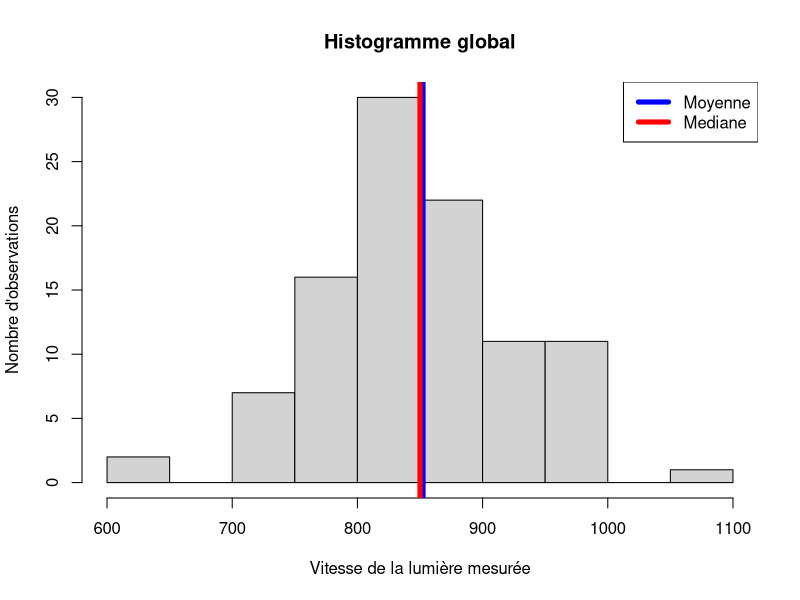
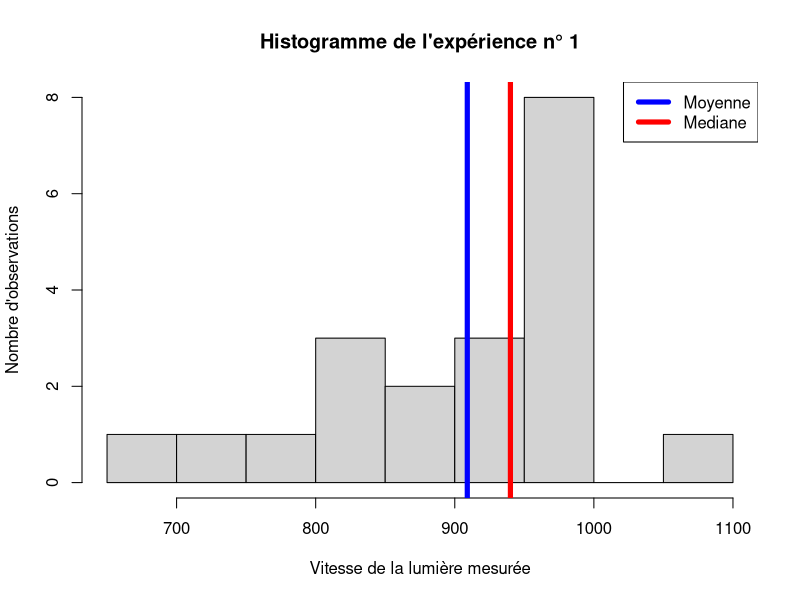
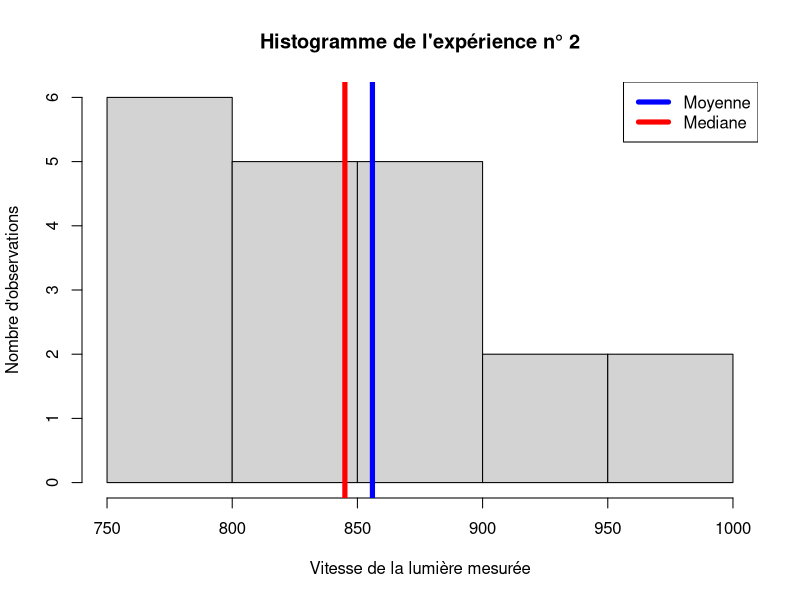
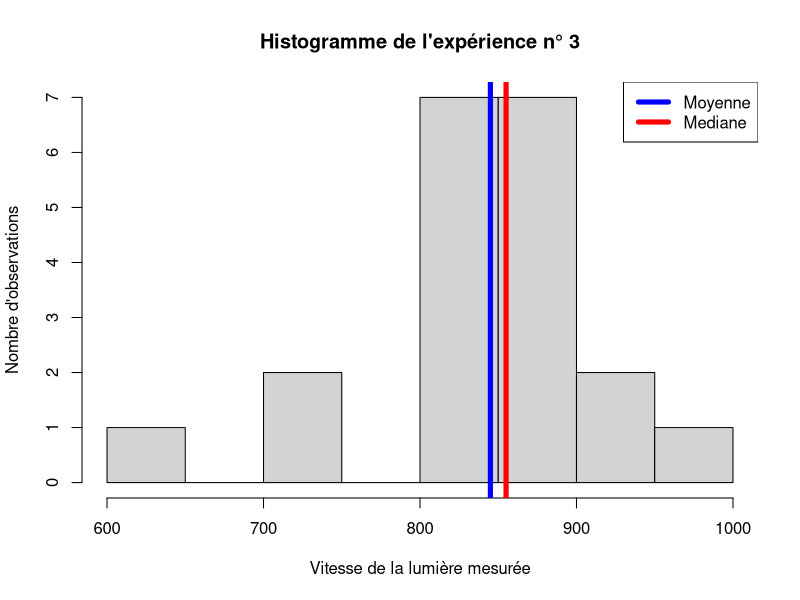
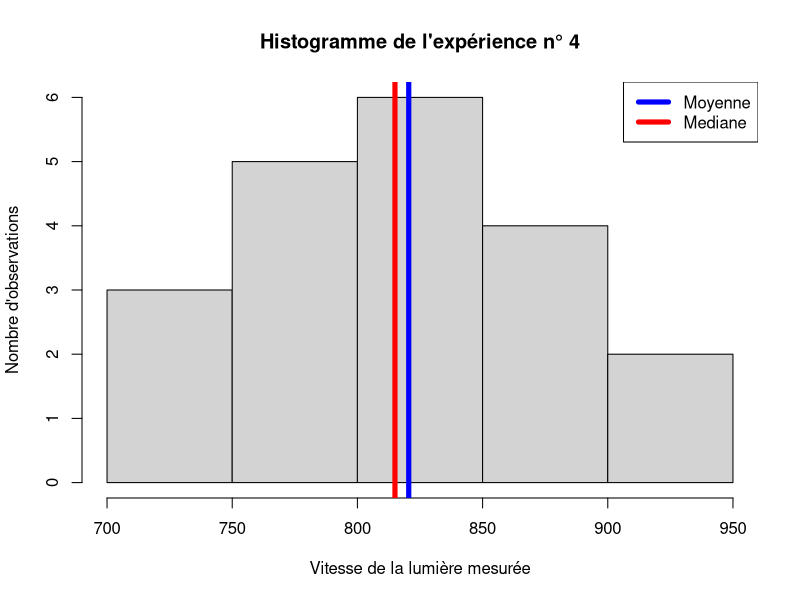
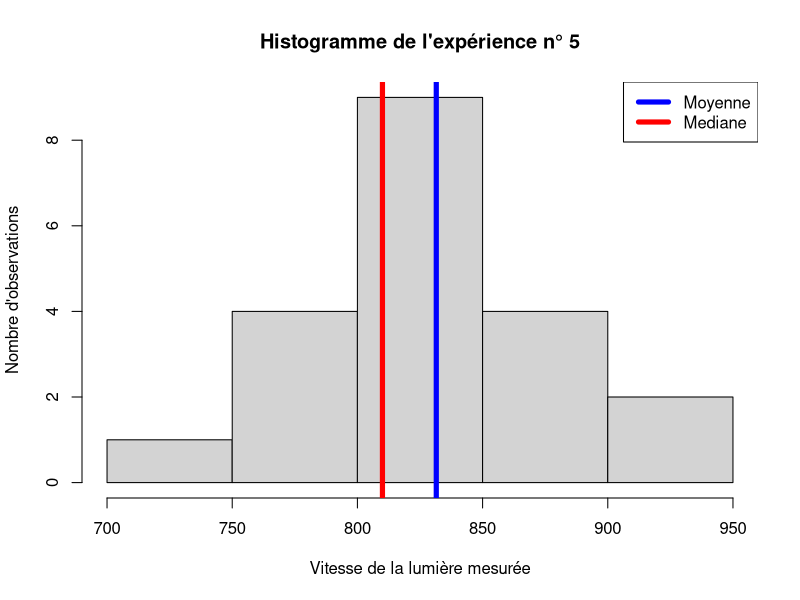
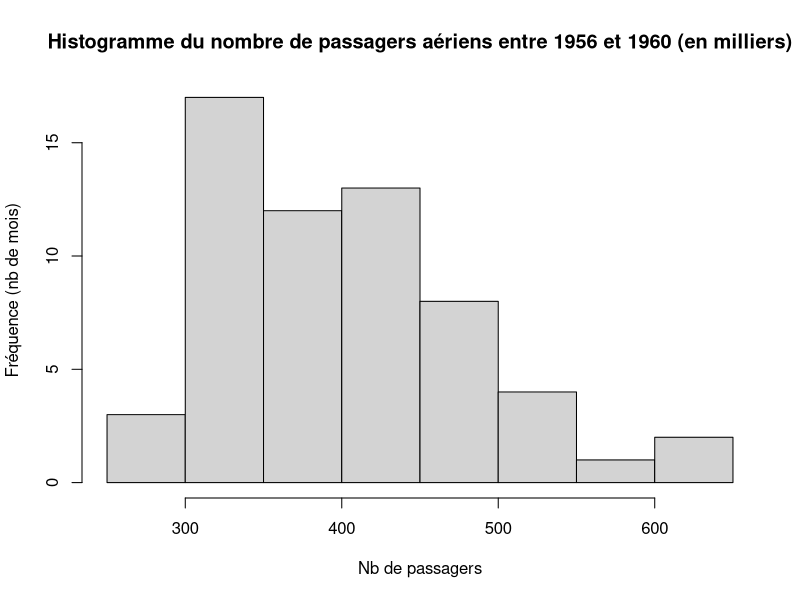
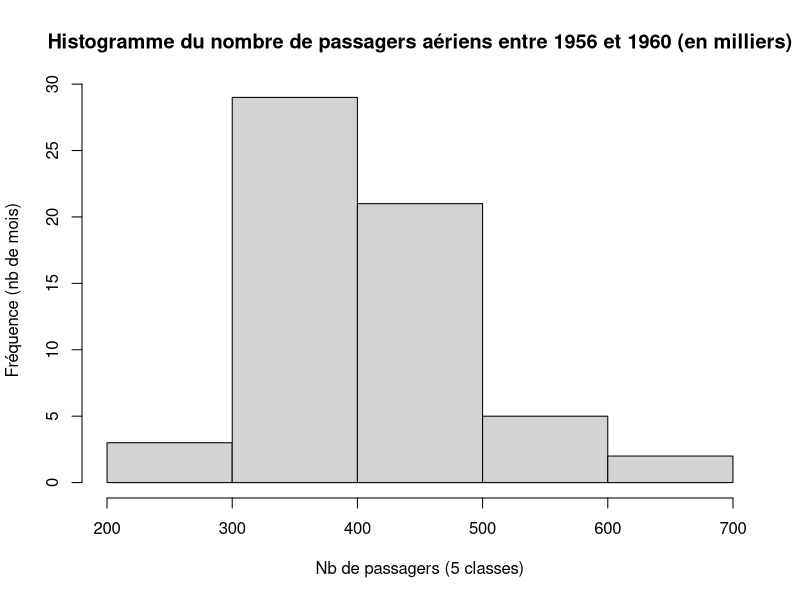

These figures' R source, in order:
# TP 1 - Partie 3

# Echantillon et histogramme

# Question 1

morley

# Préparer des vecteurs pour stocker les résultats
X = c() 
M = c()
S = c()
for (i in 1:5) {
  x_i = mean(morley[morley$Expt == i, "Speed"]) # moyenne de chaque série
  X = append(X, x_i) # accole au vecteur X des moyennes la moyenne suivante
  
  m_i = median(morley[morley$Expt == i, "Speed"]) # médiane de chaque série
  M = append(M, m_i)
  
  s_i = sd(morley[morley$Expt == i, "Speed"]) # écart-type de chaque série
  S = append(S, s_i)
}

# Afficher les résultats séparemment
print(X) # vecteur des moyennes de chaque série
print(M) # vecteur des médianes de chaque série
print(S) # vecteur des écarts-types de chaque série

# Afficher les résultats dans une matrice / un tableau par série
v = matrix(c(X,M,S), 5, 3) # matrice composée des 3 données pour chaque série

rownames(v) = c("Série 1", "Série 2", "Série 3", "Série 4", "Série 5")
colnames(v) = c("Moyenne", "Médiane", "Ecart-type")
print(v) # dans une matrice 

V = data.frame(v, row.names = c("Série 1", "Série 2", "Série 3", "Série 4", "Série 5"))
names(V)=c("Moyenne", "Médiane", "Ecart-type")
print(V) # dans un tableau

# Calculer les stats globales
moyG = mean(morley$Speed)
medG = median(morley$Speed)
sG = sd(morley$Speed)
# Les afficher
  # paste permet de mélanger les chaînes de caractères sachant qu'il a transformé les chiffres en caractères
print(paste("Moyenne globale : ", moyG, "\\ Mediane globale : ", medG, "\\ Ecart type : ", sG))
# Autrement
Globale=c(moyG,medG,sG)
G = data.frame(Globale, row.names = c("Moyenne", "Médiane", "Ecart-type"))
print(G)

# Permet d'obtenir toutes les stats basiques 
summary(morley$Speed)

#Histogramme global 
hist(morley$Speed, main="Histogramme global", xlab="Vitesse de la lumière mesurée", ylab="Nombre d'observations")
abline(v = c(moyG, medG), col=c("blue", "red"), lwd=5) # lwd=line width, la largeur de la ligne
legend("topright", legend=c("Moyenne", "Mediane"), col=c("blue", "red"), lty=1, lwd=5) # lty=line style, le type de ligne

# Faire les 5 histogrammes
for (i in 1:5) {
  data = morley[morley$Expt==i,"Speed"]
  title = paste("Histogramme de l'expérience n°",i)
  hist(data, main=title, xlab="Vitesse de la lumière mesurée", ylab="Nombre d'observations")
  abline(v = c(X[i], M[i]), col=c("blue", "red"), lwd=5)
  legend("topright", legend=c("Moyenne", "Mediane"), col=c("blue", "red"), lty=1, lwd=5)
}


# Question 2

AirPassengers

P = matrix(AirPassengers, 12, 12, TRUE) # byrow = TRUE, pour avoir la transposée et forcer le classement par ligne
  P # chaque ligne représente une année et les mois sont rangès par colonne

data = P[8:12,] # extraction des 60 données de 1956 à 1960
  rownames(data) = c("1956", "1957", "1958", "1959", "1960")
  colnames(data) = c("Janvier", "Février", "Mars", "Avril", "Mai", "Juin", "Juillet", "Août", "Septembre", "Octobre", "Novembre", "Décembre")
  print(data)

  #Pour le mode, il n'existe pas d'opérateur déjà créé, on peut donc créer la fonction nommée "mode"
  
mode <- function(vecteur) {
  uniqv <- unique(vecteur) # on extrait les valeurs prises dans le vecteur
  position = match(vecteur, uniqv) # on associe à chaque élément de vecteur sa position dans uniqv
  compte = tabulate(position) # on compte les fréquences de chaque position
  plusfrequent = which.max(compte) # on extrait la position qui apparait le plus : la position dans compte est la même que dans unique
  uniqv[plusfrequent] # on récupère le nombre qui est à cette position dans uniqv
}
  
print(paste("Moyenne de l'échantillon : ", mean(data)))
print(paste("Médiane de l'échantillon : ", median(data)))
print(paste("Mode de l'échantillon : ", mode(data)))
print(paste("Ecart-type de l'échantillon : ", sd(data)))

# Afficher plusieurs versions de l'histogramme
hist(data, main="Histogramme du nombre de passagers aériens entre 1956 et 1960 (en milliers)", xlab="Nb de passagers", ylab="Fréquence (nb de mois)")
  # K=1+ln(60)/ln(2)=6,9 -> donne 8 classes
hist(data, main="Histogramme du nombre de passagers aériens entre 1956 et 1960 (en milliers)", xlab="Nb de passagers (5 classes)", ylab="Fréquence (nb de mois)", breaks=5) # 5 classes
hist(data, main="Histogramme du nombre de passagers aériens entre 1956 et 1960 (en milliers)", xlab="Nb de passagers (19 classes)", ylab="Fréquence (nb de mois)", breaks=20) # 19 classes


# Question 3
N = 100
# On génère une série de N nombres régulièrement espacés entre 0 et 2*pi, 0 et 2*pi inclus, dans un vecteur
t = seq(0, 2*pi, length.out=N)
# On prend le sinus de chacun de ces nombres
x = sin(t) # c'est un vecteur
# On fait le graphique
plot(t,x, main="Fonction sinus sur l'intervalle [0;2pi] pour N points équirépartis", xlab="t", ylab="sin(t)")
# On fait l'histogramme
hist(x, main="Histogramme de la valeur du sinus sur l'intervalle [0;2pi]", xlab="Valeur du sinus", ylab="Fréquence, nombre d'observations")



# Des données aux graphiques

# Bornes du graphique 
xmin = -5
xmax = 5

  # Question 1

# Première fonction normale centrée réduite
f = function(x) {
  exp(-(x**2)/2)/(sqrt(2*pi))
}
# Tracer la première fonction
curve(f, xmin, xmax, main="Fonction de densité de la loi normale centrée réduite")

  # Question 2

# Deuxième fonction avec la moyenne et l'écart type
f2 = function(x, mu, sigma) {
  exp(-((x-mu)**2)/(2*sigma**2))/(sigma*sqrt(2*pi))
}
# Quelques essais : 
curve(f2(x, 2, 1), xmin, xmax, main="Fonction de densité de la loi normale de moyenne mu=2 et d'écart-type sigma=1")
curve(f2(x, 0, 3), xmin, xmax, main="Fonction de densité de la loi normale de moyenne mu=0 et d'écart-type sigma=3")

# Graphe global
curve(f2(x, 2, 0.8), xmin, xmax, main="Représentations de la fonction de densité de différentes lois normales (mu, sigma)", ylab = "f2(x, mu, sigma)", col="green", lwd=2)
curve(f2(x, 0, 1), xmin, xmax, col="red", lwd=2,  add=TRUE) 
curve(f2(x, 0, 2), xmin, xmax, col="blue", lwd=2, add=TRUE)
curve(f2(x, -3, 1), xmin, xmax, col="purple", lwd=2, add=TRUE)
legend("topright", legend=c("mu=2, sigma=0.8", "mu=0, sigma=1", "mu=0, sigma=2", "mu=-3, sigma=1"), col=c("green", "red", "blue", "purple"), lwd=2)


  # Question 3

# Bornes du graphique 
xmin = 0
xmax = 15

# La loi eponentielle, avec alpha>0
e = function(alpha, x) {
  alpha*exp(-alpha*x)
}
# Quelques essais
curve(e(1, x), xmin, xmax, main="Représentation de la fonction de densité de la loi exponentielle de paramètre alpha=1", ylab = "exp(-x)")
curve(e(3, x), xmin, xmax, main="Représentation de la fonction de densité de la loi exponentielle de paramètre alpha=3", ylab = "3exp(-3x)")

# Graphe global
curve(e(1, x), xmin, xmax, main="Différentes représentations de la fonction de densité de lois exponentielles de paramètre alpha", ylab = "alpha.exp(-alpha*x)", col="green", lwd=2)
curve(e(2, x), xmin, xmax, col="red", lwd=2,  add=TRUE) 
curve(e(1/2, x), xmin, xmax, col="blue", lwd=2, add=TRUE)
curve(e(5, x), xmin, xmax, col="purple", lwd=2, add=TRUE)
legend("topright", legend=c("alpha=1", "alpha=2", "alpha=1/2", "alpha=5"), col=c("green", "red", "blue", "purple"), lwd=2)

